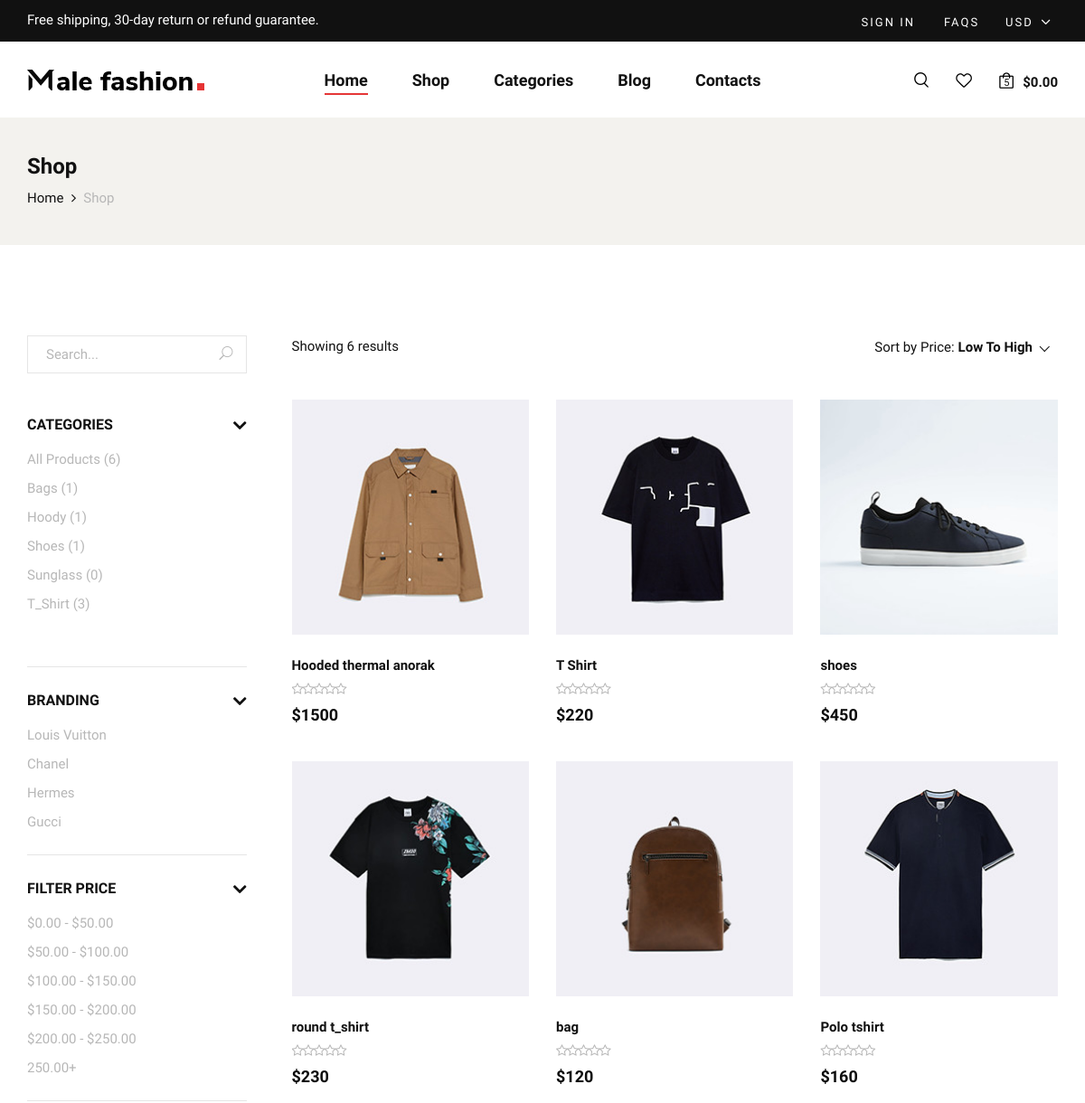
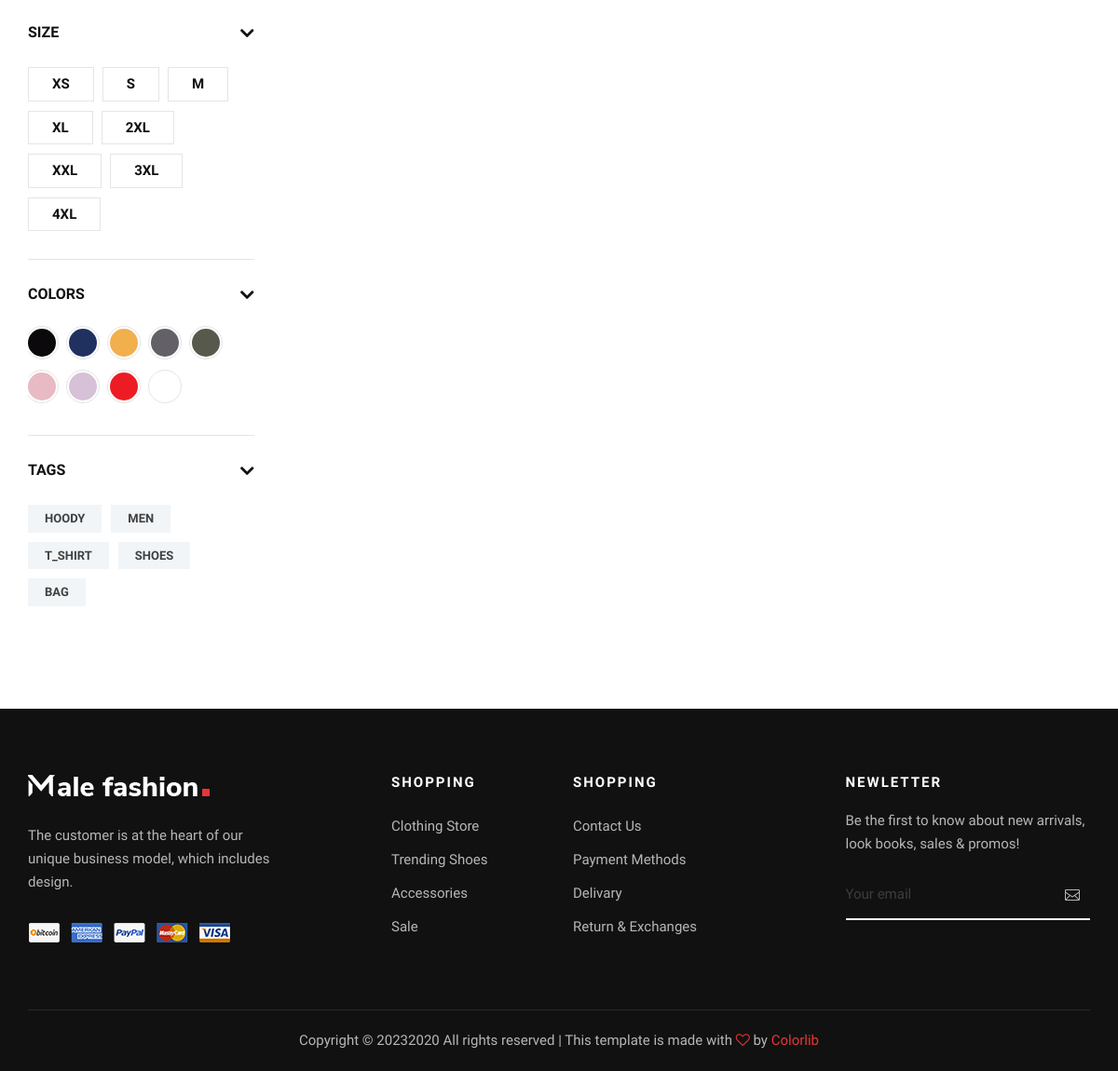
/store/, run on the app's committed database (2 pictures, top to bottom).
### category/models.py (models this page shows)
class Category(models.Model):
    category_name = models.CharField(unique=True, max_length=50)
    slug = models.SlugField(unique=True, max_length=100)
    image = models.ImageField( upload_to='cat_img' , blank=True)
    clas = models.CharField(max_length=50 ,blank=True ,null=True)
    description = models.TextField(max_length=10000,blank=True ,null=True)
    class Meta:
        verbose_name = 'category'
        verbose_name_plural = 'categories'
    def get_url(self):
        return reverse('product_by_category',args=[self.slug])
    def __str__(self):
        return str(self.category_name)

### store/models.py (models this page shows)
class Product(models.Model):
    name = models.CharField( max_length=50 , unique=True)
    slug = models.SlugField(max_length=50 , unique=True)
    description = models.TextField( max_length=2000 , blank=True)
    products_infomation = models.TextField(max_length=10000 ,  blank=True)
    material_used = models.TextField(max_length=10000 ,  blank=True)
    image = models.ImageField( upload_to='product_img')
    price = models.IntegerField()
    discount = models.IntegerField(default=0)
    stock = models.IntegerField()
    is_available = models.BooleanField(default=True)
    tags = TaggableManager()
    category = models.ForeignKey("category.Category",related_name=("product"), verbose_name=("category product"), on_delete=models.CASCADE)
    created_at = models.DateTimeField(auto_now_add=True)
    modified_date = models.DateField( auto_now=True)
    def get_absolute_url(self):
        return reverse("product_detail", args=[self.category.slug ,self.slug])
    def __str__(self):
        return self.name

### store/views.py (the view)
# urls.py: path('store/' , include('store.urls')),
def store(request , category_slug=None):
    categories = None
    products = None
    if category_slug != None:
        categories = get_object_or_404(Category, slug=category_slug)
        products = Product.objects.filter(category=categories, is_available=True)
        paginator = Paginator(products, 12)  # Show 25 contacts per page.
        page_number = request.GET.get("page")
        page_obj = paginator.get_page(page_number)
        product_count = products.count()
    else:
        products = Product.objects.all().filter(is_available=True).order_by('id')
        paginator = Paginator(products,12)  # Show 25 contacts per page.
        page_number = request.GET.get("page")
        page_obj = paginator.get_page(page_number)
        product_count = products.count()
    product = Product.objects.all().filter(is_available=True).order_by('id')
    all_product_count = product.count()
    tags = Tag.objects.all()
    context = {
        'products':page_obj,
        'product_count': product_count,
        'all_product_count':all_product_count,
        'tags':tags,
    }
    return render(request , 'product/store.html' , context)

### category/category_context.py (called while the page is built)
def menu_links(request):
    links = Category.objects.all().annotate(products_count=Count('product'))[:10]
    return dict(links=links)

### store/templates/product/store.html (shortened to what this page needs)
{% extends "base.html" %}
{% load static %}
{% block content %}
<section class="breadcrumb-option">
    <div class="container">
        <div class="row">
            <div class="col-lg-12">
                <div class="breadcrumb__text">
                    <h4>Shop</h4>
                    <div class="breadcrumb__links">
                        <a href="/">Home</a>
                        <span>Shop</span>
                    </div>
                </div>
            </div>
        </div>
    </div>
</section>
<section class="shop spad">
    <div class="container">
        <div class="row">
            <div class="col-lg-3">
                <div class="shop__sidebar">
                    <div class="shop__sidebar__search">
                        <form action="{% url 'search' %}">
                            <input type="text" name ="q" placeholder="Search...">
                            <button type="submit"><span class="icon_search"></span></button>
                        </form>
                    </div>
                    <div class="shop__sidebar__accordion">
                        <div class="accordion" id="accordionExample">
                            <div class="card">
                                <div class="card-heading">
                                    <a data-toggle="collapse" data-target="#collapseOne">Categories</a>
                                </div>
                                <div id="collapseOne" class="collapse show" data-parent="#accordionExample">
                                    <div class="card-body">
                                        <div class="shop__sidebar__categories">
                                            <ul class="nice-scroll">
                                                <li><a href="{% url 'store'%}">All Products ({{all_product_count}})</a></li>
                                                {% for category in links %}
                                                <li><a href="{{category.get_url}}">{{category}} ({{category.products_count}})</a></li>
                                                {% endfor %}
                                            </ul>
                                        </div>
                                    </div>
                                </div>
                            </div>
                            <div class="card">
                                <div class="card-heading">
                                    <a data-toggle="collapse" data-target="#collapseTwo">Branding</a>
                                </div>
                                <div id="collapseTwo" class="collapse show" data-parent="#accordionExample">
                                    <div class="card-body">
                                        <div class="shop__sidebar__brand">
                                            <ul>
                                                <li><a href="#">Louis Vuitton</a></li>
                                                <li><a href="#">Chanel</a></li>
                                                <li><a href="#">Hermes</a></li>
                                                <li><a href="#">Gucci</a></li>
                                            </ul>
                                        </div>
                                    </div>
                                </div>
                            </div>
                            <div class="card">
                                <div class="card-heading">
                                    <a data-toggle="collapse" data-target="#collapseThree">Filter Price</a>
                                </div>
                                <div id="collapseThree" class="collapse show" data-parent="#accordionExample">
                                    <div class="card-body">
                                        <div class="shop__sidebar__price">
                                            <ul>
                                                <li><a href="#">$0.00 - $50.00</a></li>
                                                <li><a href="#">$50.00 - $100.00</a></li>
                                                <li><a href="#">$100.00 - $150.00</a></li>
                                                <li><a href="#">$150.00 - $200.00</a></li>
                                                <li><a href="#">$200.00 - $250.00</a></li>
                                                <li><a href="#">250.00+</a></li>
                                            </ul>
                                        </div>
                                    </div>
                                </div>
                            </div>
                            <div class="card">
                                <div class="card-heading">
                                    <a data-toggle="collapse" data-target="#collapseFour">Size</a>
                                </div>
                                <div id="collapseFour" class="collapse show" data-parent="#accordionExample">
                                    <div class="card-body">
                                        <div class="shop__sidebar__size">
                                            <label for="xs">xs
                                            </label>
                                            <label for="sm">s
                                            </label>
                                            <label for="md">m
                                            </label>
                                            <label for="xl">xl
                                            </label>
                                            <label for="2xl">2xl
                                            </label>
                                            <label for="xxl">xxl
                                            </label>
                                            <label for="3xl">3xl
                                            </label>
                                            <label for="4xl">4xl
                                            </label>
                                        </div>
                                    </div>
                                </div>
                            </div>
                            <div class="card">
                                <div class="card-heading">
                                    <a data-toggle="collapse" data-target="#collapseFive">Colors</a>
                                </div>
                                <div id="collapseFive" class="collapse show" data-parent="#accordionExample">
                                    <div class="card-body">
                                        <div class="shop__sidebar__color">
                                            <label class="c-1" for="sp-1">
                                            </label>
                                            <label class="c-2" for="sp-2">
                                            </label>
                                            <label class="c-3" for="sp-3">
                                            </label>
                                            <label class="c-4" for="sp-4">
                                            </label>
                                            <label class="c-5" for="sp-5">
                                            </label>
                                            <label class="c-6" for="sp-6">
                                            </label>
                                            <label class="c-7" for="sp-7">
                                            </label>
                                            <label class="c-8" for="sp-8">
                                            </label>
                                            <label class="c-9" for="sp-9">
                                            </label>
                                        </div>
                                    </div>
                                </div>
                            </div>
                            <div class="card">
                                <div class="card-heading">
                                    <a data-toggle="collapse" data-target="#collapseSix">Tags</a>
                                </div>
                                <div id="collapseSix" class="collapse show" data-parent="#accordionExample">
                                    <div class="card-body">
                                        <div class="shop__sidebar__tags">
                                            {% for tag in tags %}
                                            <a href="{% url 'product_by_tags' tag%}">{{tag}}</a>
                                            {% endfor %}
                                        </div>
                                    </div>
                                </div>
                            </div>
                        </div>
                    </div>
                </div>
            </div>
            <div class="col-lg-9">
                <div class="shop__product__option">
                    <div class="row">
                        <div class="col-lg-6 col-md-6 col-sm-6">
                            <div class="shop__product__option__left">
                                <p>Showing {{product_count}} results</p>
                            </div>
                        </div>
                        <div class="col-lg-6 col-md-6 col-sm-6">
                            <div class="shop__product__option__right">
                                <p>Sort by Price:</p>
                            </div>
                        </div>
                    </div>
                </div>
                <div class="row">
                    {% for product in products %}
                    <div class="col-lg-4 col-md-6 col-sm-6">
                        <div class="product__item">
                            <div class="product__item__pic set-bg" data-setbg="{{product.image.url}}">
                            </div>
                            <div class="product__item__text">
                                <h6>{{product}}</h6>
                                <div class="rating">
                                    <i class="fa fa-star-o"></i>
                                    <i class="fa fa-star-o"></i>
                                    <i class="fa fa-star-o"></i>
                                    <i class="fa fa-star-o"></i>
                                    <i class="fa fa-star-o"></i>
                                </div>
                                <h5>${{product.price}}</h5>
                            </div>
                        </div>
                    </div>
                    {% endfor %}
                </div>
            </div>
        </div>
    </div>
</section>
{% endblock content %}

### data on the page
Category: category_name "Bags", products_count "1"
Category: category_name "Hoody", products_count "1"
Category: category_name "Shoes", products_count "1"
Category: category_name "Sunglass", products_count "0"
Category: category_name "T_Shirt", products_count "3"
Tag: name "HOODY"
Tag: name "MEN"
Tag: name "T_SHIRT"
Tag: name "SHOES"
Tag: name "BAG"
Product: shows a picture, name "Hooded thermal anorak", price "1500"
Product: shows a picture, name "T Shirt", price "220"
Product: shows a picture, name "shoes", price "450"
Product: shows a picture, name "round t_shirt", price "230"
Product: shows a picture, name "bag", price "120"
Product: shows a picture, name "Polo tshirt", price "160"

### other printed values
{{ all_product_count }} "6"
{{ product_count }} "6"
